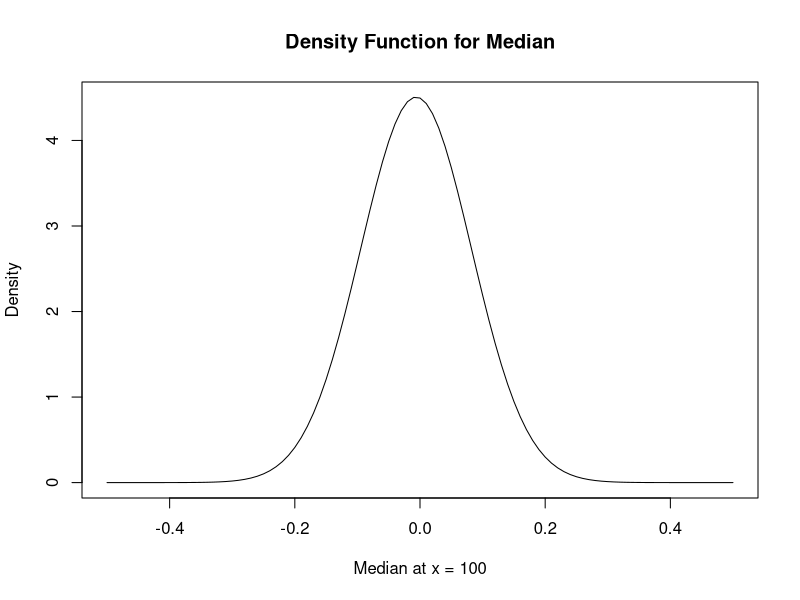
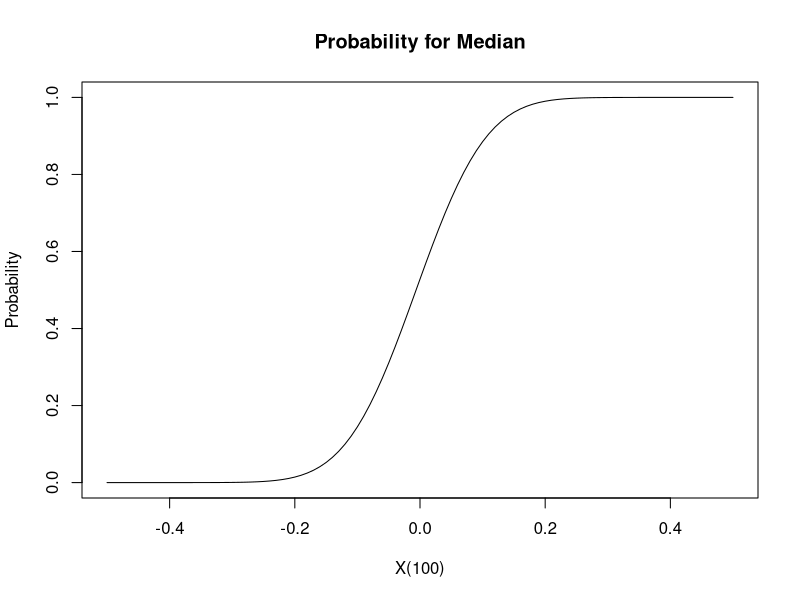
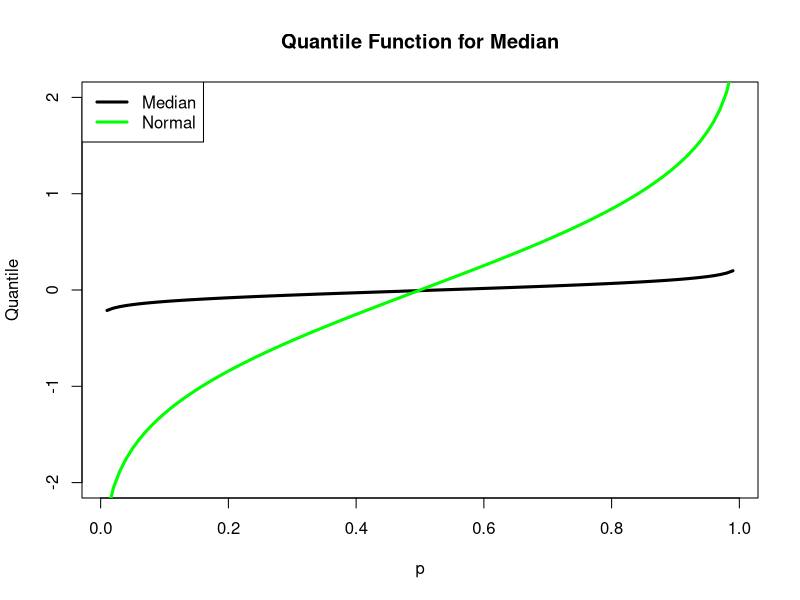
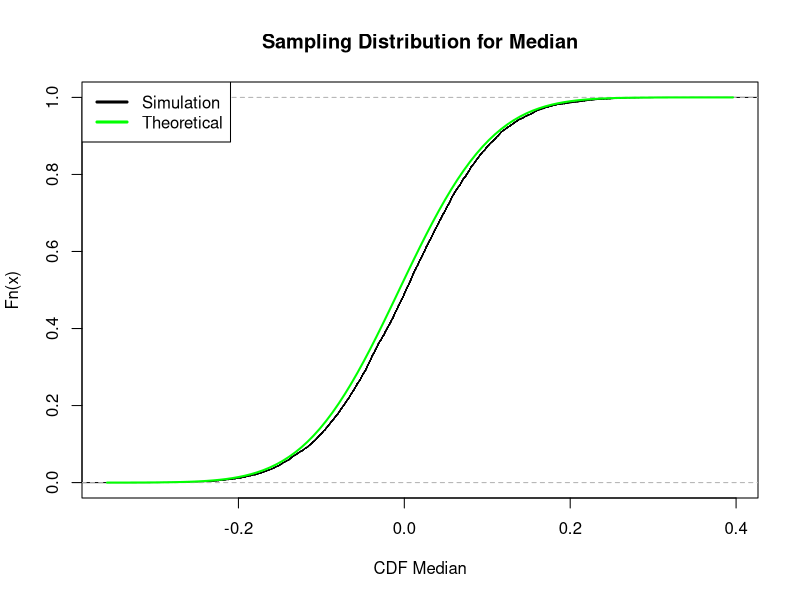
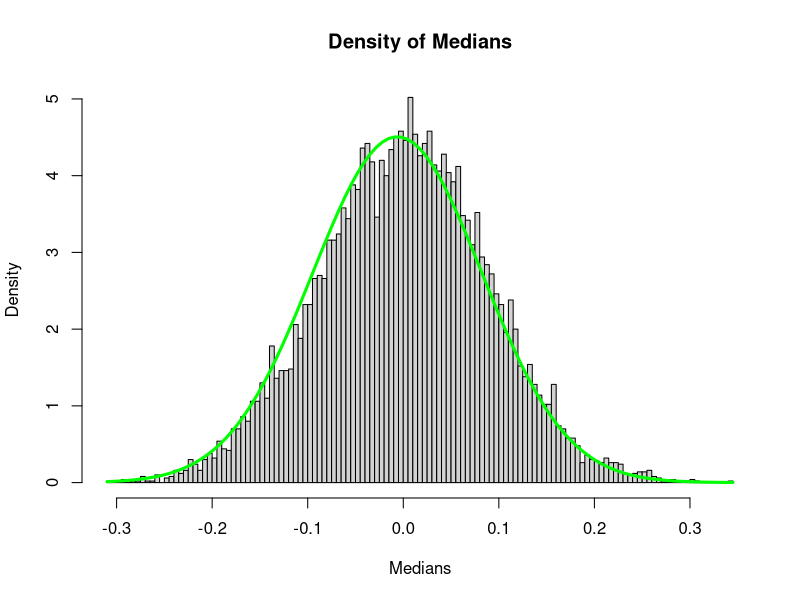
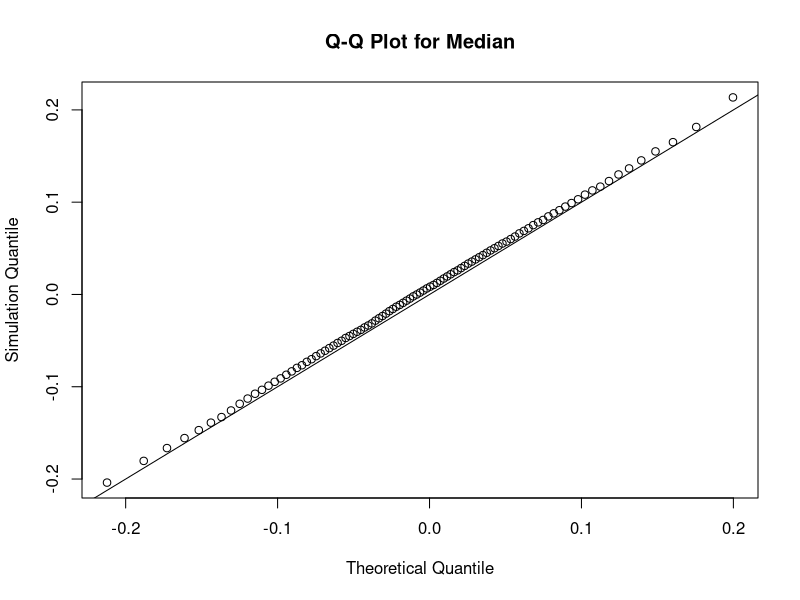
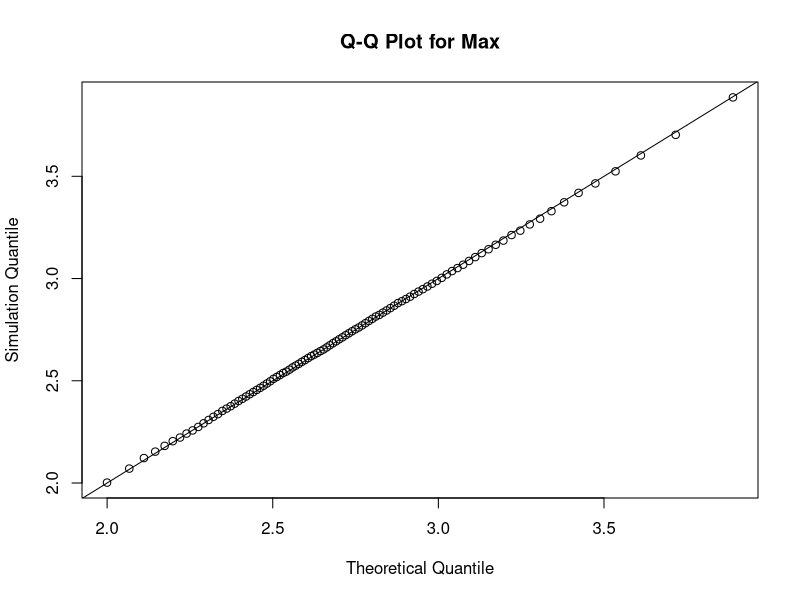

The R source for these figures, in order:
## ---- chunk 1
library(dplyr)
library(tidyverse)
## ---- chunk 2
dorder <- function(x){
  100 * choose(200,100) * (pnorm(x))^(100-1) * (1-pnorm(x))^(200-100) * dnorm(x)
}

curve(dorder(x), -0.5, 0.5, main = "Density Function for Median", xlab = "Median at x = 100", ylab = "Density")
## ---- chunk 3
porder <- function(x){
  pbinom(100-1, 200, pnorm(x), lower.tail = FALSE)
}
curve(porder(x), -0.5, 0.5, main = "Probability for Median", 
      xlab = "X(100)", ylab = "Probability")
## ---- chunk 4
qorder <- function(p){
  out <- p
  for (i in seq_along(p)){
    out[i] <- uniroot(function(x){
      porder(x) - p[i]
      },
      c(-100,100))$root
  }
  out
}

p <- seq(0.01, 0.99, by = 0.01)
plot(p,
     qorder(p),
     type="l",
     ylim=c(-2,2),
     ylab="Quantile",
     lwd=3,
     main = "Quantile Function for Median")
lines(p,
      qnorm(p),
      col="green",
      lwd=3)
legend("topleft",
       c("Median","Normal"),
       col = c("black","green"), 
       lwd = 3)
## ---- chunk 5
samp <- array(rnorm(200 * 10000, 0, 1), c(10000, 200))
meds <- samp %>% 
  apply(1, median)
plot(ecdf(meds),
     xlab = "CDF Median",
     main = "Sampling Distribution for Median")
curve(porder(x), lwd = 2, add = TRUE, col = "green")
legend("topleft",
       c("Simulation","Theoretical"), 
       col = c("black", "green"), 
       lwd = 3)
## ---- chunk 6
hist(meds, breaks = 100, freq = FALSE, 
     main = "Density of Medians",
     xlab = "Medians")
curve(dorder(x), col = "green", add = TRUE, lw = 3)
## ---- chunk 7
p <- seq(0.01, 0.99, by = 0.01)

x_meds <- qorder(p)
y_meds <- quantile(meds, seq(0.01, 0.99, by = 0.01))
qqplot(x_meds, y_meds,
       main = "Q-Q Plot for Median",
       xlab = "Theoretical Quantile", 
       ylab = "Simulation Quantile")
abline(0,1)
## ---- chunk 8
dorderk <- function(x, k){
  k * choose(200, k) * (pnorm(x))^(k - 1) * (1-pnorm(x))^(200 - k) * dnorm(x)
}

porderk <- function(x, k){
  pbinom(k - 1, 200, pnorm(x), lower.tail = FALSE)
}

qorderk <- function(p, k){
  out <- p
  for (i in seq_along(p)){
    out[i] <- uniroot(function(x){
      porderk(x, k) - p[i]
      },
      c(-100, 100))$root
  }
  out
}
## ---- chunk 9
p <- seq(0.01, 0.99, by = 0.01)
samp <- array(rnorm(200 * 10000, 0, 1), c(10000, 200))
maxs <- samp %>% 
  apply(1, max)
x <- qorderk(p, 200)
y <- quantile(maxs, seq(0.01, 0.99, by = 0.01))
qqplot(x, y,
       main = "Q-Q Plot for Max",
       xlab = "Theoretical Quantile", 
       ylab = "Simulation Quantile")
abline(0, 1)
## ---- chunk 10

## ---- chunk 11
